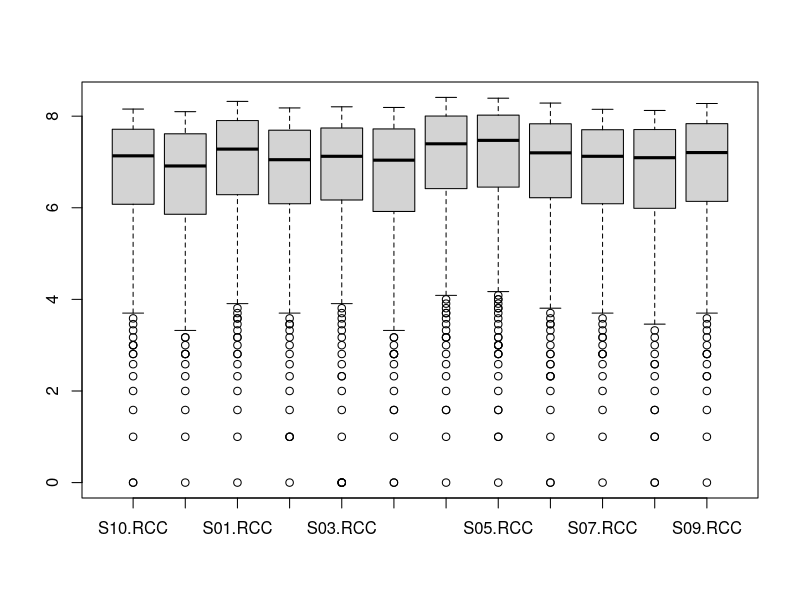
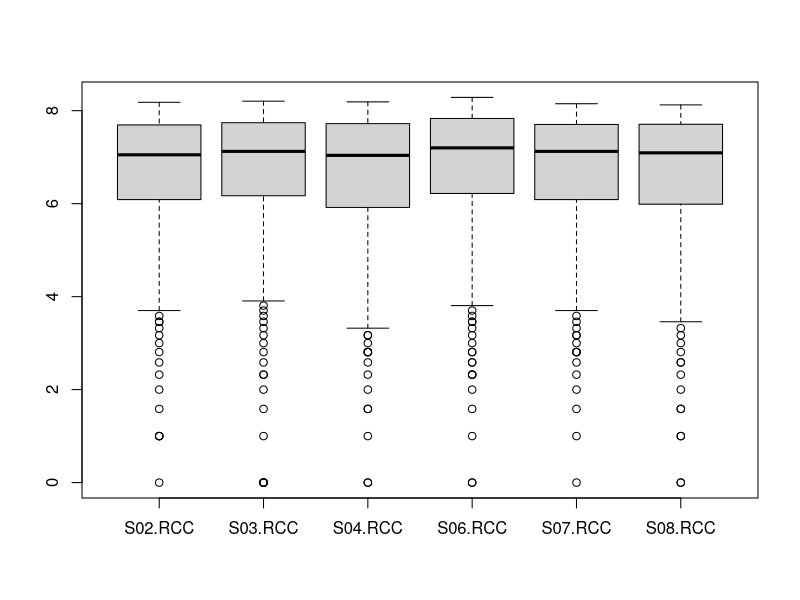
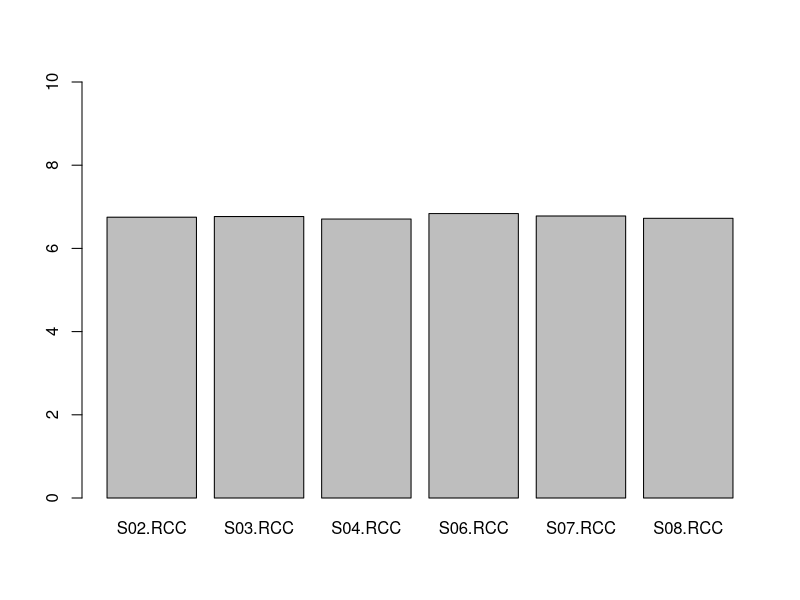
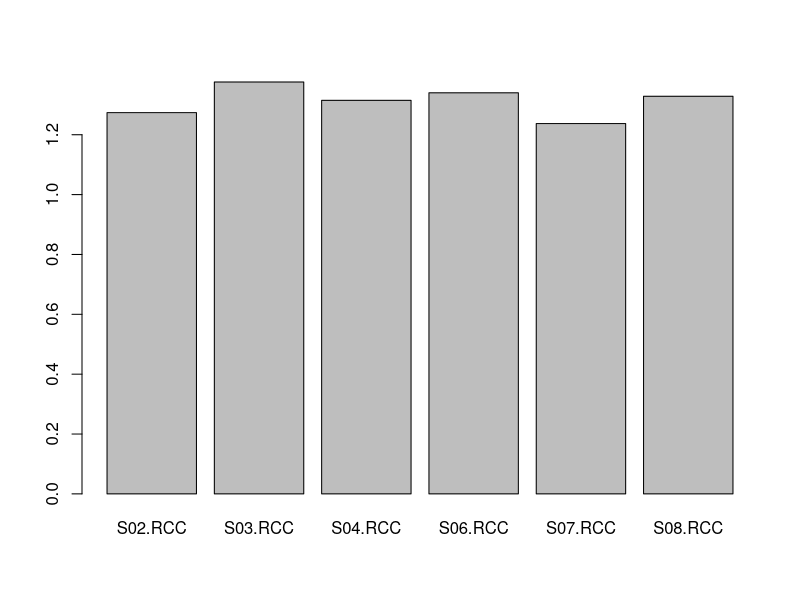
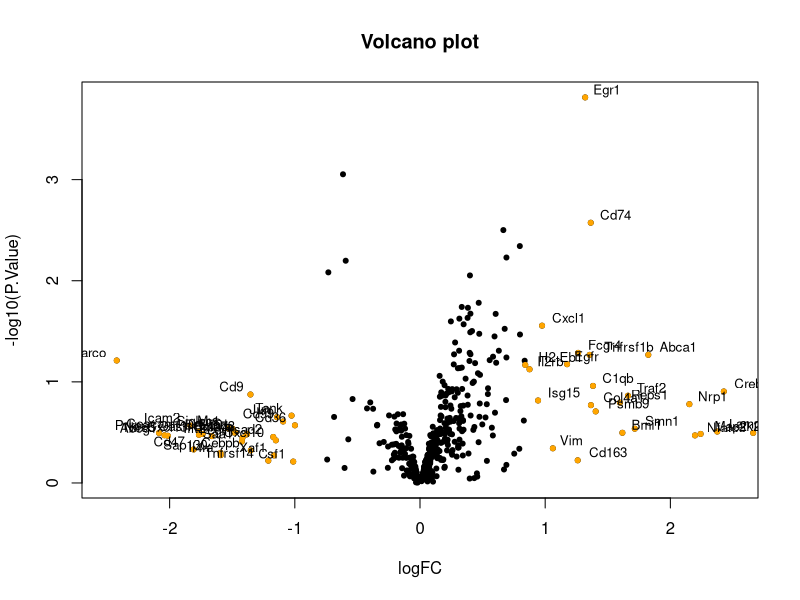

Here is the R script that generated these plots, in order:
Nanostring <- read.csv("Nanostring.csv", stringsAsFactors = F) # reads the CSV file
Nanostring <- Nanostring[order(Nanostring$Avg.Count),] # getting an idea for the average counts
install.packages("dplyr")
library(dplyr)
# we are gonna remove genes with count less than 18 and samples above threshold 32% (above 17 in 32% of12 lanes)
Nanostring <-filter(Nanostring, Avg.Count > 18, Avg.Count > 18,X..Samples.above.Threshold > 32)
summary(Nanostring)
# we are going to give the rows of the database a name, it will help R when we will conver dataframe to Matrix to perform operation
rownames(Nanostring) <- Nanostring$Probe.Name
# getting read of all the colum we do not need and leave only the samples
Nanostring <- Nanostring[8:19]
# we are gonna tranform the databse into a Matrix 
Matrix <- data.matrix(Nanostring)
# getting read of low count genes by performing row sums function in the matrix (this function cannot be performed on sataframes, then since the Matrix and the Nanostirng dataframe have the same rownames we can only keep the  rownames generated in line 15 in the nanostirng databse in line 16, this is done with subsetting
keep <-rowSums(Matrix) > 250
Nanostring <- Nanostring[keep,]
#reconver the dataframe into a matrix again, i go back and forth because there are operations in the dataframe that you cannot perform in matrix
Matrix <- data.matrix(Nanostring)
#Apoe is the only outlier gene identified in anothe script, I am going to remove that
match("Apoe",rownames(Matrix))
Matrix <- Matrix[-460,]
# I am going to boxplot the matrix to check how the counts are cmoing by
boxplot(log2(Matrix))
# removing from the matrix samples I am not interested in
Matrix <- Matrix[, -c(1,2,3,7,8)]
Matrix <- Matrix[,-7]
Logmatrix <- log2(Matrix)
# check again how the matrix looks like without the samples I am not intersted in
boxplot(Logmatrix)
#boxplotting the mean count of each samples, and then the SD, if the samples are weel normalized they should not vary so much
barplot(colMeans(Logmatrix), ylim = c(0,10))
barplot(apply(Logmatrix, 2, sd))
# from this step on we are gonna calculate differential gene expression (DEG) between different goups using the Limma package
# Design is the contrast matrix, I have not understood it very much but it works
design <- cbind(Grp1=1,Grp2vs1=c(0,0,0,1,1,1))
options(digits=3)

install.packages("limma")
library(limma)
# Ordinary fit they are the operation required for limma
fit <- lmFit(Logmatrix,design)
fit <- eBayes(fit)
listfit <- topTable(fit,coef=2, number = 40, sort.by = "logFC")
# with this command I ll have the list of the fold change of all the 459 genes sorted by fold change (I put the parameter number = 459 = number of rows = number of genes)
listfittotgenes <- topTable(fit,coef=2, number = 459, sort.by = "logFC")
# sam as aboves but sorted by P value
listfitpval <- topTable(fit,coef=2, number = 40, sort.by = "p")
dim(fit)
colnames(fit)
rownames(fit)[1:10]
names(fit)
# attemptin volcano plot
library(calibrate)
# adding a new column to the file generated by limma, this colum will be used as label for different genes in the vulcano plot
listfittotgenes <- mutate(listfittotgenes, Gene = row.names(listfittotgenes))
# this is actually the volcano plot plotting different color, read the code for more explanation
with(listfittotgenes, plot(logFC, -log10(P.Value), pch=20, main="Volcano plot", xlim=c(-2.5,2.5)))
# Add colored points: red if padj<0.05, orange of log2FC>1, green if both)
with(subset(listfittotgenes, adj.P.Val<.05 ), points(logFC, -log10(P.Value), pch=20, col="red"))
with(subset(listfittotgenes, abs(logFC)>0.84), points(logFC, -log10(P.Value), pch=20, col="orange"))
with(subset(listfittotgenes, adj.P.Val<.05 & abs(logFC)>0.84), points(logFC, -log10(P.Value), pch=20, col="green"))
# Label points with the textxy function from the calibrate plot, showing both > 1.5 fold change and adj p value < 0.05
with(subset(listfittotgenes, adj.P.Val<.05 & abs(logFC)>0.84), textxy(logFC, -log10(P.Value), labs=Gene, cex=.8))
# Label points with the textxy function from the calibrate plot, showing both > 1.5 fold change, adj p value is not taken into consideration
with(subset(listfittotgenes, abs(logFC)>0.84), textxy(logFC, -log10(P.Value), labs=Gene, cex=.8))
